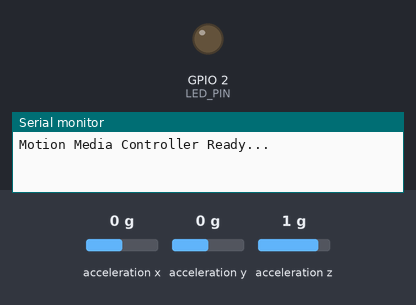
Simulated run of this sketch. Board: ESP32. Parts: output pins drawn as LEDs (lit = HIGH), the last lines printed to the serial monitor. Wiring (inferred from the names in the program): MPU-6050 motion sensor at I2C address 0x68. The test bench sets the inputs (shaded band); at power-on: acceleration x 0 g, acceleration y 0 g, acceleration z 1 g. Nothing arrives over Bluetooth unless stated; USB keyboard and mouse output is not drawn.

Above: at 2.4 s.
2.5 s: acceleration x set to -1 g
4.0 s: acceleration x set to -1.3 g
At 4.17 s:
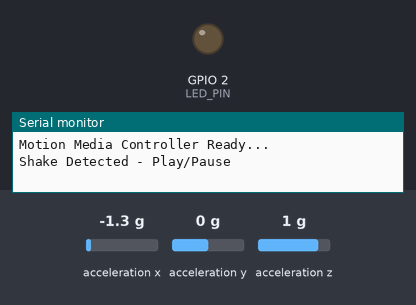
7.0 s: acceleration x set to -0.8 g
At 8.0 s:
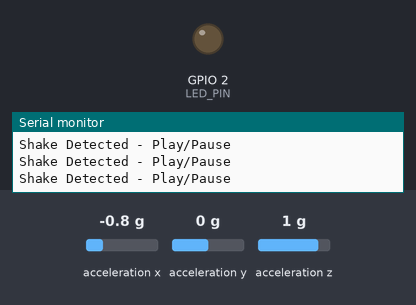
8.5 s: acceleration x set to -1.4 g
At 8.71 s:
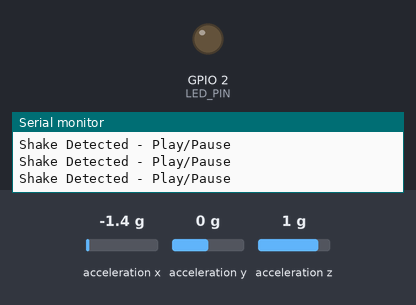
Timing chart, 0 to 12.5 s (numbered marks = the images above; inputs shaded):
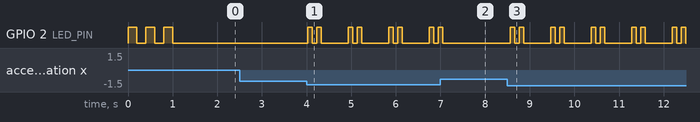

The sketch:

GestureRemote.ino
```cpp
#include <Wire.h>
#include <BleKeyboard.h>
#include <BLEDevice.h>
#include <BLEUtils.h>
#include <BLEServer.h>
#include <math.h>

// MPU-6050 Register Addresses
#define MPU6050_ADDR 0x68
#define MPU6050_PWR_MGMT_1 0x6B
#define MPU6050_ACCEL_XOUT_H 0x3B

// LED Indicator
#define LED_PIN 2  // Built-in LED on most ESP32 boards

// Global Bluetooth Device Name
const char* BLE_DEVICE_NAME = "Gesture Control";

// BLE Keyboard Instance
BleKeyboard bleKeyboard(BLE_DEVICE_NAME, "Vardan Rattan", 100);

// MPU6050 Tilt and Shake Detection Variables
float roll, pitch;
unsigned long lastShakeTime = 0;
unsigned long lastTiltTime = 0;

// Shake and Tilt Parameters
const float shakeThreshold = 1.5;  // Shake sensitivity
const int tiltCooldown = 1000;     // Cooldown time for tilt detection (in ms)
const float tiltDeadZone = 10.0;   // Threshold to prevent overlapping tilts
const int shakeDebounce = 500;     // Shake debounce time

void setup() {
  Serial.begin(115200);
  Wire.begin();

  // LED Setup
  pinMode(LED_PIN, OUTPUT);
  digitalWrite(LED_PIN, LOW);

  // MPU6050 Setup
  initializeMPU6050();

  // BLE Initialization
  BLEDevice::init(BLE_DEVICE_NAME);
  bleKeyboard.begin();

  Serial.println("Motion Media Controller Ready...");
  blinkLED(3, 200);
}

void initializeMPU6050() {
  Wire.beginTransmission(MPU6050_ADDR);
  Wire.write(MPU6050_PWR_MGMT_1);
  Wire.write(0);  // Wake up MPU6050
  Wire.endTransmission(true);
}

void loop() {
  int16_t rawX, rawY, rawZ;

  // Read Accelerometer Data
  Wire.beginTransmission(MPU6050_ADDR);
  Wire.write(MPU6050_ACCEL_XOUT_H);
  Wire.endTransmission(false);
  Wire.requestFrom(MPU6050_ADDR, 6, true);

  rawX = (Wire.read() << 8) | Wire.read();
  rawY = (Wire.read() << 8) | Wire.read();
  rawZ = (Wire.read() << 8) | Wire.read();

  // Convert to g's
  float xa = rawX / 16384.0;
  float ya = rawY / 16384.0;
  float za = rawZ / 16384.0;

  // Calculate Roll and Pitch
  roll = atan2(-ya, za) * 180.0 / PI;
  pitch = atan2(xa, sqrt(ya * ya + za * za)) * 180.0 / PI;

  // Detect Tilts
  detectTilts();

  // Detect Shakes
  detectShakes(xa, ya, za);

  delay(100);  // Adjust delay for responsiveness
}

void detectTilts() {
  if (millis() - lastTiltTime > tiltCooldown) {
    if (roll > 30 && abs(pitch) < tiltDeadZone) {
      Serial.println("Right Tilt - Next Track");
      bleKeyboard.write(KEY_MEDIA_NEXT_TRACK);
      blinkLED(1, 100);
      lastTiltTime = millis();
    } else if (roll < -30 && abs(pitch) < tiltDeadZone) {
      Serial.println("Left Tilt - Previous Track");
      bleKeyboard.write(KEY_MEDIA_PREVIOUS_TRACK);
      blinkLED(1, 100);
      lastTiltTime = millis();
    }
  }
}

void detectShakes(float xa, float ya, float za) {
  // Prevent shake detection immediately after tilt detection
  if (millis() - lastTiltTime < tiltCooldown / 2) {  // Half of tilt cooldown
    return;                                          // Exit shake detection if a tilt was recently detected
  }

  // Calculate magnitude of acceleration
  float magnitude = sqrt(xa * xa + ya * ya + za * za);

  // Check shake condition with debounce
  if (magnitude > shakeThreshold && millis() - lastShakeTime > shakeDebounce) {
    Serial.println("Shake Detected - Play/Pause");
    bleKeyboard.write(KEY_MEDIA_PLAY_PAUSE);
    blinkLED(2, 100);
    lastShakeTime = millis();
  }
}


void blinkLED(int times, int delayMs) {
  for (int i = 0; i < times; i++) {
    digitalWrite(LED_PIN, HIGH);
    delay(delayMs);
    digitalWrite(LED_PIN, LOW);
    delay(delayMs);
  }
}
```

Measured:
- after the input at 2.5 s, every drawn part: stays the same
- after the input at 4.0 s, GPIO 2 (LED_PIN): LOW → HIGH at once, then repeats every 0.91 s: LOW 0.10 s, HIGH 0.10 s, LOW 0.61 s, HIGH 0.10 s
- after the input at 7.0 s, GPIO 2 (LED_PIN): goes on until 7.1 s, then stays LOW
- after the input at 8.5 s, GPIO 2 (LED_PIN): LOW → HIGH after 0.07 s, then repeats every 0.91 s: LOW 0.10 s, HIGH 0.10 s, LOW 0.61 s, HIGH 0.10 s
